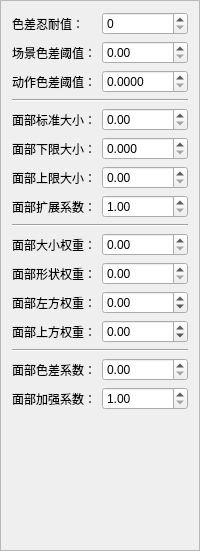
<?xml version="1.0" encoding="UTF-8"?>
<ui version="4.0">
 <class>PickerConfig</class>
 <widget class="QFrame" name="PickerConfig">
  <property name="geometry">
   <rect>
    <x>0</x>
    <y>0</y>
    <width>200</width>
    <height>551</height>
   </rect>
  </property>
  <property name="sizePolicy">
   <sizepolicy hsizetype="Fixed" vsizetype="Preferred">
    <horstretch>0</horstretch>
    <verstretch>0</verstretch>
   </sizepolicy>
  </property>
  <property name="windowTitle">
   <string>Form</string>
  </property>
  <property name="autoFillBackground">
   <bool>false</bool>
  </property>
  <property name="frameShape">
   <enum>QFrame::StyledPanel</enum>
  </property>
  <layout class="QFormLayout" name="formLayout">
   <item row="0" column="0">
    <widget class="QLabel" name="aberrationEnduranceL">
     <property name="text">
      <string>色差忍耐值：</string>
     </property>
    </widget>
   </item>
   <item row="0" column="1">
    <widget class="QSpinBox" name="aberrationEndurance"/>
   </item>
   <item row="1" column="1">
    <widget class="QDoubleSpinBox" name="sceneAberrationThreshold">
     <property name="maximum">
      <double>1.000000000000000</double>
     </property>
     <property name="singleStep">
      <double>0.100000000000000</double>
     </property>
    </widget>
   </item>
   <item row="3" column="0" colspan="2">
    <widget class="Line" name="line">
     <property name="orientation">
      <enum>Qt::Horizontal</enum>
     </property>
    </widget>
   </item>
   <item row="4" column="0">
    <widget class="QLabel" name="faceBestSizeL">
     <property name="text">
      <string>面部标准大小：</string>
     </property>
    </widget>
   </item>
   <item row="4" column="1">
    <widget class="QDoubleSpinBox" name="faceBestSize">
     <property name="minimum">
      <double>0.000000000000000</double>
     </property>
     <property name="maximum">
      <double>1.000000000000000</double>
     </property>
     <property name="singleStep">
      <double>0.010000000000000</double>
     </property>
    </widget>
   </item>
   <item row="6" column="0">
    <widget class="QLabel" name="faceMaxSizeL">
     <property name="text">
      <string>面部上限大小：</string>
     </property>
    </widget>
   </item>
   <item row="6" column="1">
    <widget class="QDoubleSpinBox" name="faceMaxSize">
     <property name="maximum">
      <double>1.000000000000000</double>
     </property>
     <property name="singleStep">
      <double>0.100000000000000</double>
     </property>
    </widget>
   </item>
   <item row="8" column="0">
    <widget class="QLabel" name="faceExtendFactorL">
     <property name="text">
      <string>面部扩展系数：</string>
     </property>
    </widget>
   </item>
   <item row="8" column="1">
    <widget class="QDoubleSpinBox" name="faceExtendFactor">
     <property name="minimum">
      <double>1.000000000000000</double>
     </property>
     <property name="maximum">
      <double>3.000000000000000</double>
     </property>
     <property name="singleStep">
      <double>0.100000000000000</double>
     </property>
    </widget>
   </item>
   <item row="14" column="0" colspan="2">
    <widget class="Line" name="line_2">
     <property name="orientation">
      <enum>Qt::Horizontal</enum>
     </property>
    </widget>
   </item>
   <item row="9" column="0" colspan="2">
    <widget class="Line" name="line_3">
     <property name="orientation">
      <enum>Qt::Horizontal</enum>
     </property>
    </widget>
   </item>
   <item row="10" column="0">
    <widget class="QLabel" name="faceSizeFactorL">
     <property name="text">
      <string>面部大小权重：</string>
     </property>
    </widget>
   </item>
   <item row="10" column="1">
    <widget class="QDoubleSpinBox" name="faceSizeFactor">
     <property name="maximum">
      <double>10.000000000000000</double>
     </property>
     <property name="singleStep">
      <double>0.100000000000000</double>
     </property>
    </widget>
   </item>
   <item row="11" column="0">
    <widget class="QLabel" name="faceShapeFactorL">
     <property name="text">
      <string>面部形状权重：</string>
     </property>
    </widget>
   </item>
   <item row="11" column="1">
    <widget class="QDoubleSpinBox" name="faceShapeFactor">
     <property name="maximum">
      <double>10.000000000000000</double>
     </property>
     <property name="singleStep">
      <double>0.100000000000000</double>
     </property>
    </widget>
   </item>
   <item row="15" column="0">
    <widget class="QLabel" name="faceAberrationFactorL">
     <property name="text">
      <string>面部色差系数：</string>
     </property>
    </widget>
   </item>
   <item row="15" column="1">
    <widget class="QDoubleSpinBox" name="faceAberrationFactor">
     <property name="maximum">
      <double>1.000000000000000</double>
     </property>
     <property name="singleStep">
      <double>0.100000000000000</double>
     </property>
    </widget>
   </item>
   <item row="16" column="0">
    <widget class="QLabel" name="faceReforceFactorL">
     <property name="text">
      <string>面部加强系数：</string>
     </property>
    </widget>
   </item>
   <item row="16" column="1">
    <widget class="QDoubleSpinBox" name="faceReforceFactor">
     <property name="minimum">
      <double>1.000000000000000</double>
     </property>
     <property name="maximum">
      <double>10.000000000000000</double>
     </property>
     <property name="singleStep">
      <double>0.100000000000000</double>
     </property>
    </widget>
   </item>
   <item row="12" column="0">
    <widget class="QLabel" name="faceLeftFactorL">
     <property name="text">
      <string>面部左方权重：</string>
     </property>
    </widget>
   </item>
   <item row="13" column="0">
    <widget class="QLabel" name="faceTopFactorL">
     <property name="text">
      <string>面部上方权重：</string>
     </property>
    </widget>
   </item>
   <item row="12" column="1">
    <widget class="QDoubleSpinBox" name="faceLeftFactor">
     <property name="minimum">
      <double>-10.000000000000000</double>
     </property>
     <property name="maximum">
      <double>10.000000000000000</double>
     </property>
     <property name="singleStep">
      <double>0.100000000000000</double>
     </property>
    </widget>
   </item>
   <item row="13" column="1">
    <widget class="QDoubleSpinBox" name="faceTopFactor">
     <property name="minimum">
      <double>-10.000000000000000</double>
     </property>
     <property name="maximum">
      <double>10.000000000000000</double>
     </property>
     <property name="singleStep">
      <double>0.100000000000000</double>
     </property>
    </widget>
   </item>
   <item row="5" column="0">
    <widget class="QLabel" name="faceMinSizeL">
     <property name="text">
      <string>面部下限大小：</string>
     </property>
    </widget>
   </item>
   <item row="5" column="1">
    <widget class="QDoubleSpinBox" name="faceMinSize">
     <property name="decimals">
      <number>3</number>
     </property>
     <property name="maximum">
      <double>1.000000000000000</double>
     </property>
     <property name="singleStep">
      <double>0.010000000000000</double>
     </property>
    </widget>
   </item>
   <item row="1" column="0">
    <widget class="QLabel" name="sceneAberrationThresholdL">
     <property name="text">
      <string>场景色差阈值：</string>
     </property>
    </widget>
   </item>
   <item row="2" column="0">
    <widget class="QLabel" name="actionAberrationThresholdL">
     <property name="text">
      <string>动作色差阈值：</string>
     </property>
    </widget>
   </item>
   <item row="2" column="1">
    <widget class="QDoubleSpinBox" name="actionAberrationThreshold">
     <property name="decimals">
      <number>4</number>
     </property>
     <property name="maximum">
      <double>1.000000000000000</double>
     </property>
     <property name="singleStep">
      <double>0.000100000000000</double>
     </property>
    </widget>
   </item>
  </layout>
 </widget>
 <resources/>
 <connections/>
</ui>
